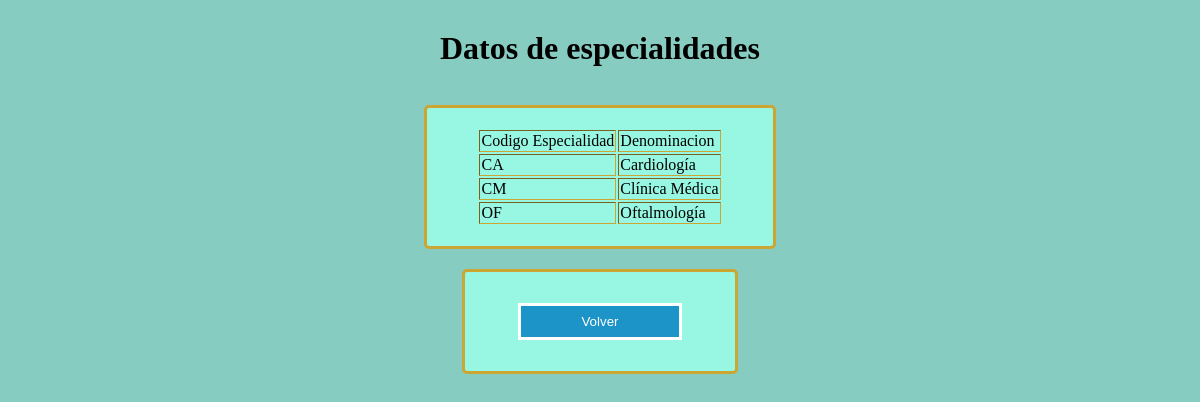
Before: /consulta_esp.php with the older database file.
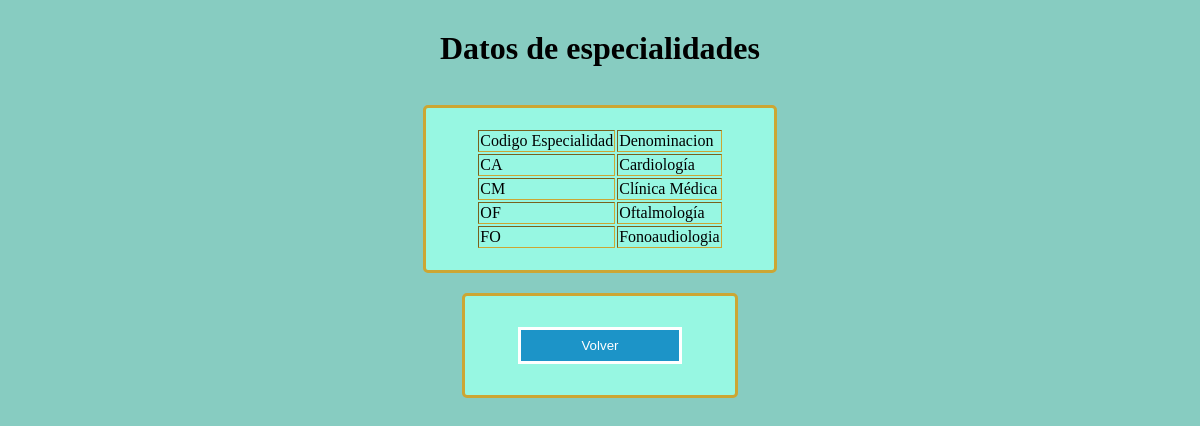
After: the same page with the newer database file.
### tables this page shows
CREATE TABLE `especialidades` (
  `especialidad` varchar(2) DEFAULT NULL,
  `denominacion` varchar(255) DEFAULT NULL
);

### consulta_esp.php (the view, shortened to what this page needs)
<?php
	$conexion=mysqli_connect('localhost','root','','clinica');
 ?>
<!DOCTYPE html>
<html>
<center>
<head>
<h1>Datos de especialidades</h1>
	</head>
	<body>
	<br>
	<table border="1" >
	    <tr>
			<td>Codigo Especialidad</td>
			<td>Denominacion</td>
	    </tr>
		<?php
			$tabla='especialidades';
            $sql="SELECT * from $tabla";
			$result=mysqli_query($conexion,$sql);
			while($mostrar=mysqli_fetch_array($result)){
		 	?>
				<tr>
					<td><?php echo $mostrar['especialidad'] ?></td>
					<td><?php echo $mostrar['denominacion'] ?></td>
				</tr>
			<?php
			}
	 	?>
	</table>
			<table>
	<form action="bienvenida.php" name="" method="POST">
			<tr>
                <td><input type="submit" value="Volver" /> </td>
            </tr>
		</form>
		</table>
	</body>
	</center>
</html>

### Estilo.css (style rules this page uses)
body { background-color: #87ccc1; margin: 0; padding: 0; }
h1 { text-align: center; width: 50%; margin: auto; margin-top: 30px; }
table { border: 3px solid #cca633; padding: 20px 50px; margin-top: 20px; border-radius: 5px; background-color: #97f7e2; }
input[type=submit] { background-color: #1C94C8; color: white; padding: 8px 60px; margin: 8px 0px; border: solid; cursor: pointer; width: 100%; }

Changed rows visible on the page:
added especialidades: especialidad "FO", denominacion "Fonoaudiologia"
